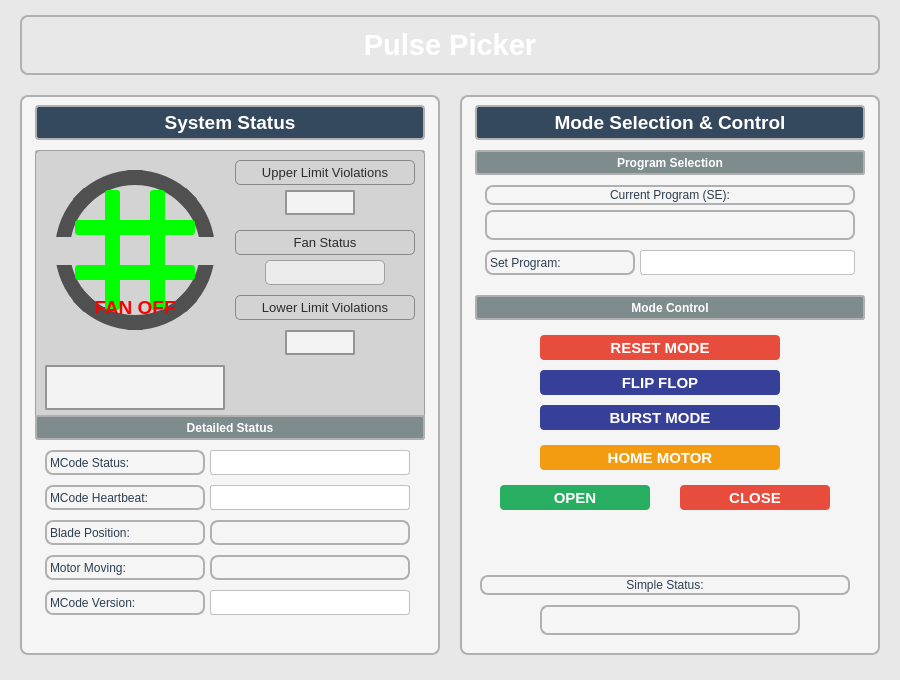
<?xml version="1.0" encoding="UTF-8"?>
<ui version="4.0">
 <class>Form</class>
 <widget class="QWidget" name="Form">
  <property name="geometry">
   <rect>
    <x>0</x>
    <y>0</y>
    <width>900</width>
    <height>680</height>
   </rect>
  </property>
  <property name="windowTitle">
   <string>Pulse Picker Control</string>
  </property>
  <property name="styleSheet">
   <string notr="true">QWidget {
    background-color: #E8E8E8;
    font-family: 'Segoe UI', Arial, sans-serif;
}

QFrame {
    background-color: #F5F5F5;
    border: 2px solid #B0B0B0;
    border-radius: 8px;
}

QLabel {
    color: #2C3E50;
    background-color: transparent;
}

QPushButton {
    background-color: #4A90E2;
    color: white;
    border: none;
    border-radius: 4px;
    padding: 6px 12px;
    font-weight: bold;
}

QPushButton:hover {
    background-color: #357ABD;
}

QPushButton:pressed {
    background-color: #2E6DA4;
}

QLineEdit, PyDMLineEdit {
    background-color: white;
    border: 1px solid #C0C0C0;
    border-radius: 3px;
    padding: 3px;
    color: #2C3E50;
}

PyDMLabel {
    background-color: white;
    border: 1px solid #C0C0C0;
    border-radius: 3px;
    padding: 3px;
    color: #2C3E50;
}</string>
  </property>
  <widget class="QLabel" name="TitleLabel">
   <property name="geometry">
    <rect>
     <x>20</x>
     <y>15</y>
     <width>860</width>
     <height>60</height>
    </rect>
   </property>
   <property name="styleSheet">
    <string notr="true">QLabel {
    background: qlineargradient(x1:0, y1:0, x2:1, y2:0,
                                stop:0 #2C3E50, stop:1 #34495E);
    color: white;
    border-radius: 8px;
    font-size: 22pt;
    font-weight: bold;
    padding: 10px;
}</string>
   </property>
   <property name="text">
    <string>Pulse Picker</string>
   </property>
   <property name="alignment">
    <set>Qt::AlignCenter</set>
   </property>
  </widget>
  <widget class="QFrame" name="StatusFrame">
   <property name="geometry">
    <rect>
     <x>20</x>
     <y>95</y>
     <width>420</width>
     <height>560</height>
    </rect>
   </property>
   <property name="frameShape">
    <enum>QFrame::StyledPanel</enum>
   </property>
   <property name="frameShadow">
    <enum>QFrame::Raised</enum>
   </property>
   <widget class="QLabel" name="StatusLabel">
    <property name="geometry">
     <rect>
      <x>15</x>
      <y>10</y>
      <width>390</width>
      <height>35</height>
     </rect>
    </property>
    <property name="styleSheet">
     <string notr="true">QLabel {
    background-color: #34495E;
    color: white;
    border-radius: 4px;
    font-size: 14pt;
    font-weight: bold;
    padding: 5px;
}</string>
    </property>
    <property name="text">
     <string>System Status</string>
    </property>
    <property name="alignment">
     <set>Qt::AlignCenter</set>
    </property>
   </widget>
   <widget class="QLabel" name="LimitStatusGroupLabel">
    <property name="geometry">
     <rect>
      <x>15</x>
      <y>55</y>
      <width>390</width>
      <height>25</height>
     </rect>
    </property>
    <property name="styleSheet">
     <string notr="true">background-color: #7F8C8D; color: white; font-weight: bold; padding: 3px; border-radius: 3px;</string>
    </property>
    <property name="text">
     <string>Limit Status</string>
    </property>
    <property name="alignment">
     <set>Qt::AlignCenter</set>
    </property>
   </widget>
   <widget class="QFrame" name="VisualStatusFrame">
    <property name="geometry">
     <rect>
      <x>15</x>
      <y>55</y>
      <width>390</width>
      <height>270</height>
     </rect>
    </property>
    <property name="styleSheet">
     <string notr="true">background-color: #D3D3D3; border: 1px solid #A0A0A0; border-radius: 5px;</string>
    </property>
    <widget class="QFrame" name="FanVisualizationFrame">
     <property name="geometry">
      <rect>
       <x>10</x>
       <y>10</y>
       <width>180</width>
       <height>180</height>
      </rect>
     </property>
     <property name="styleSheet">
      <string notr="true">background-color: transparent; border: none;</string>
     </property>
     <widget class="QLabel" name="FanCircle">
      <property name="geometry">
       <rect>
        <x>10</x>
        <y>10</y>
        <width>160</width>
        <height>160</height>
       </rect>
      </property>
      <property name="styleSheet">
       <string notr="true">background-color: transparent; border: 15px solid #505050; border-radius: 80px;</string>
      </property>
      <property name="text">
       <string/>
      </property>
     </widget>
     <widget class="QLabel" name="HorizontalBar1">
      <property name="geometry">
       <rect>
        <x>30</x>
        <y>60</y>
        <width>120</width>
        <height>15</height>
       </rect>
      </property>
      <property name="styleSheet">
       <string notr="true">background-color: #00FF00; border-radius: 3px;</string>
      </property>
      <property name="text">
       <string/>
      </property>
     </widget>
     <widget class="QLabel" name="HorizontalBar2">
      <property name="geometry">
       <rect>
        <x>30</x>
        <y>105</y>
        <width>120</width>
        <height>15</height>
       </rect>
      </property>
      <property name="styleSheet">
       <string notr="true">background-color: #00FF00; border-radius: 3px;</string>
      </property>
      <property name="text">
       <string/>
      </property>
     </widget>
     <widget class="QLabel" name="VerticalBar1">
      <property name="geometry">
       <rect>
        <x>60</x>
        <y>30</y>
        <width>15</width>
        <height>120</height>
       </rect>
      </property>
      <property name="visible">
       <bool>false</bool>
      </property>
      <property name="styleSheet">
       <string notr="true">background-color: #00FF00; border-radius: 3px;</string>
      </property>
      <property name="text">
       <string/>
      </property>
     </widget>
     <widget class="QLabel" name="VerticalBar2">
      <property name="geometry">
       <rect>
        <x>105</x>
        <y>30</y>
        <width>15</width>
        <height>120</height>
       </rect>
      </property>
      <property name="visible">
       <bool>false</bool>
      </property>
      <property name="styleSheet">
       <string notr="true">background-color: #00FF00; border-radius: 3px;</string>
      </property>
      <property name="text">
       <string/>
      </property>
     </widget>
     <widget class="QLabel" name="FanOffText">
      <property name="geometry">
       <rect>
        <x>30</x>
        <y>135</y>
        <width>120</width>
        <height>25</height>
       </rect>
      </property>
      <property name="visible">
       <bool>false</bool>
      </property>
      <property name="styleSheet">
       <string notr="true">background-color: transparent; font-size: 14pt; font-weight: bold; color: #FF0000;</string>
      </property>
      <property name="text">
       <string>FAN OFF</string>
      </property>
      <property name="alignment">
       <set>Qt::AlignCenter</set>
      </property>
     </widget>
     <widget class="PyDMLabel" name="FanStatusControl">
      <property name="geometry">
       <rect>
        <x>0</x>
        <y>0</y>
        <width>1</width>
        <height>1</height>
       </rect>
      </property>
      <property name="visible">
       <bool>false</bool>
      </property>
      <property name="channel" stdset="0">
       <string>ca://XCS:SB2:MMS:09:I4_L</string>
      </property>
      <property name="rules" stdset="0">
       <string>[
  {
    &quot;name&quot;: &quot;HorizontalBar1Visibility&quot;,
    &quot;property&quot;: &quot;Enable&quot;,
    &quot;expression&quot;: &quot;ch[0] == 1&quot;,
    &quot;channels&quot;: [{&quot;channel&quot;: &quot;ca://XCS:SB2:MMS:09:I4_L&quot;, &quot;trigger&quot;: true}],
    &quot;targets&quot;: {
      &quot;HorizontalBar1.Visible&quot;: &quot;True&quot;,
      &quot;HorizontalBar2.Visible&quot;: &quot;True&quot;,
      &quot;FanOnText.Visible&quot;: &quot;True&quot;,
      &quot;VerticalBar1.Visible&quot;: &quot;False&quot;,
      &quot;VerticalBar2.Visible&quot;: &quot;False&quot;,
      &quot;FanOffText.Visible&quot;: &quot;False&quot;
    }
  },
  {
    &quot;name&quot;: &quot;VerticalBar1Visibility&quot;,
    &quot;property&quot;: &quot;Enable&quot;,
    &quot;expression&quot;: &quot;ch[0] == 0&quot;,
    &quot;channels&quot;: [{&quot;channel&quot;: &quot;ca://XCS:SB2:MMS:09:I4_L&quot;, &quot;trigger&quot;: true}],
    &quot;targets&quot;: {
      &quot;HorizontalBar1.Visible&quot;: &quot;False&quot;,
      &quot;HorizontalBar2.Visible&quot;: &quot;False&quot;,
      &quot;FanOnText.Visible&quot;: &quot;False&quot;,
      &quot;VerticalBar1.Visible&quot;: &quot;True&quot;,
      &quot;VerticalBar2.Visible&quot;: &quot;True&quot;,
      &quot;FanOffText.Visible&quot;: &quot;True&quot;
    }
  }
]</string>
      </property>
     </widget>
     <widget class="QLabel" name="HorizontalBar1_2">
      <property name="geometry">
       <rect>
        <x>145</x>
        <y>77</y>
        <width>31</width>
        <height>28</height>
       </rect>
      </property>
      <property name="styleSheet">
       <string notr="true">background-color: #D3D3D3;</string>
      </property>
      <property name="text">
       <string/>
      </property>
     </widget>
     <widget class="QLabel" name="HorizontalBar1_3">
      <property name="geometry">
       <rect>
        <x>3</x>
        <y>77</y>
        <width>31</width>
        <height>28</height>
       </rect>
      </property>
      <property name="styleSheet">
       <string notr="true">background-color: #D3D3D3;</string>
      </property>
      <property name="text">
       <string/>
      </property>
     </widget>
    </widget>
    <widget class="QLabel" name="UpperLimitTextLabel">
     <property name="geometry">
      <rect>
       <x>200</x>
       <y>10</y>
       <width>180</width>
       <height>25</height>
      </rect>
     </property>
     <property name="styleSheet">
      <string notr="true">font-size: 10pt;
border-color: rgb(136, 136, 136);
color: rgb(44, 44, 44);</string>
     </property>
     <property name="text">
      <string>Upper Limit Violations</string>
     </property>
     <property name="alignment">
      <set>Qt::AlignCenter</set>
     </property>
    </widget>
    <widget class="PyDMLabel" name="UpperLimit">
     <property name="geometry">
      <rect>
       <x>250</x>
       <y>40</y>
       <width>70</width>
       <height>25</height>
      </rect>
     </property>
     <property name="font">
      <font>
       <family>Segoe UI</family>
       <pointsize>12</pointsize>
      </font>
     </property>
     <property name="styleSheet">
      <string notr="true">font-size: 12pt;  border: 2px solid #606060; border-radius: 2px; padding: 5px;
border-color: rgb(148, 148, 148);
color: rgb(26, 26, 26);
background-color: rgb(243, 243, 243);</string>
     </property>
     <property name="alignment">
      <set>Qt::AlignCenter</set>
     </property>
     <property name="channel" stdset="0">
      <string>ca://XCS:SB2:MMS:09:UD</string>
     </property>
     <property name="precision" stdset="0">
      <number>0</number>
     </property>
     <property name="showUnits" stdset="0">
      <bool>false</bool>
     </property>
    </widget>
    <widget class="QLabel" name="FanStatusTextLabel">
     <property name="geometry">
      <rect>
       <x>200</x>
       <y>80</y>
       <width>180</width>
       <height>25</height>
      </rect>
     </property>
     <property name="styleSheet">
      <string notr="true">font-size: 10pt;
border-color: rgb(136, 136, 136);
color: rgb(44, 44, 44);</string>
     </property>
     <property name="text">
      <string>Fan Status</string>
     </property>
     <property name="alignment">
      <set>Qt::AlignCenter</set>
     </property>
    </widget>
    <widget class="QLabel" name="LowerLimitTextLabel">
     <property name="geometry">
      <rect>
       <x>200</x>
       <y>145</y>
       <width>180</width>
       <height>25</height>
      </rect>
     </property>
     <property name="styleSheet">
      <string notr="true">font-size: 10pt;
border-color: rgb(136, 136, 136);
color: rgb(44, 44, 44);</string>
     </property>
     <property name="text">
      <string>Lower Limit Violations</string>
     </property>
     <property name="alignment">
      <set>Qt::AlignCenter</set>
     </property>
    </widget>
    <widget class="PyDMLabel" name="LowerLimit">
     <property name="geometry">
      <rect>
       <x>250</x>
       <y>180</y>
       <width>70</width>
       <height>25</height>
      </rect>
     </property>
     <property name="font">
      <font>
       <family>Segoe UI</family>
       <pointsize>12</pointsize>
      </font>
     </property>
     <property name="styleSheet">
      <string notr="true">font-size: 12pt;  border: 2px solid #606060; border-radius: 2px; padding: 5px;
border-color: rgb(148, 148, 148);
color: rgb(26, 26, 26);
background-color: rgb(243, 243, 243);</string>
     </property>
     <property name="alignment">
      <set>Qt::AlignCenter</set>
     </property>
     <property name="channel" stdset="0">
      <string>ca://XCS:SB2:MMS:09:LD</string>
     </property>
     <property name="precision" stdset="0">
      <number>0</number>
     </property>
     <property name="showUnits" stdset="0">
      <bool>false</bool>
     </property>
    </widget>
    <widget class="PyDMLabel" name="StatusDisplayLarge">
     <property name="geometry">
      <rect>
       <x>10</x>
       <y>215</y>
       <width>180</width>
       <height>45</height>
      </rect>
     </property>
     <property name="styleSheet">
      <string notr="true">font-size: 12pt;  border: 2px solid #606060; border-radius: 2px; padding: 5px;
border-color: rgb(148, 148, 148);
color: rgb(26, 26, 26);
background-color: rgb(243, 243, 243);</string>
     </property>
     <property name="alignment">
      <set>Qt::AlignCenter</set>
     </property>
     <property name="channel" stdset="0">
      <string>ca://XCS:SB2:MMS:09:SD_SIMPLE</string>
     </property>
     <property name="precision" stdset="0">
      <number>0</number>
     </property>
     <property name="showUnits" stdset="0">
      <bool>false</bool>
     </property>
    </widget>
    <widget class="QLabel" name="FanOnText">
     <property name="geometry">
      <rect>
       <x>230</x>
       <y>110</y>
       <width>120</width>
       <height>25</height>
      </rect>
     </property>
     <property name="styleSheet">
      <string notr="true">
font-size: 14pt; font-weight: bold; 
background-color: rgb(235, 235, 235);
color: rgb(43, 43, 43);</string>
     </property>
     <property name="text">
      <string/>
     </property>
     <property name="alignment">
      <set>Qt::AlignCenter</set>
     </property>
    </widget>
   </widget>
   <widget class="QLabel" name="DetailedStatusGroupLabel">
    <property name="geometry">
     <rect>
      <x>15</x>
      <y>320</y>
      <width>390</width>
      <height>25</height>
     </rect>
    </property>
    <property name="styleSheet">
     <string notr="true">background-color: #7F8C8D; color: white; font-weight: bold; padding: 3px; border-radius: 3px;</string>
    </property>
    <property name="text">
     <string>Detailed Status</string>
    </property>
    <property name="alignment">
     <set>Qt::AlignCenter</set>
    </property>
   </widget>
   <widget class="QLabel" name="MCodeStatusLabel">
    <property name="geometry">
     <rect>
      <x>25</x>
      <y>355</y>
      <width>160</width>
      <height>25</height>
     </rect>
    </property>
    <property name="text">
     <string>MCode Status:</string>
    </property>
   </widget>
   <widget class="PyDMLineEdit" name="MCodeStatusRB">
    <property name="geometry">
     <rect>
      <x>190</x>
      <y>355</y>
      <width>200</width>
      <height>25</height>
     </rect>
    </property>
    <property name="alignment">
     <set>Qt::AlignCenter</set>
    </property>
    <property name="readOnly">
     <bool>true</bool>
    </property>
    <property name="channel" stdset="0">
     <string>ca://XCS:SB2:MMS:09:SD</string>
    </property>
   </widget>
   <widget class="QLabel" name="MCodeHBLabel">
    <property name="geometry">
     <rect>
      <x>25</x>
      <y>390</y>
      <width>160</width>
      <height>25</height>
     </rect>
    </property>
    <property name="text">
     <string>MCode Heartbeat:</string>
    </property>
   </widget>
   <widget class="PyDMLineEdit" name="MCodeHBRB">
    <property name="geometry">
     <rect>
      <x>190</x>
      <y>390</y>
      <width>200</width>
      <height>25</height>
     </rect>
    </property>
    <property name="alignment">
     <set>Qt::AlignCenter</set>
    </property>
    <property name="readOnly">
     <bool>true</bool>
    </property>
    <property name="channel" stdset="0">
     <string>ca://XCS:SB2:MMS:09:HB</string>
    </property>
   </widget>
   <widget class="QLabel" name="BladePosLabel">
    <property name="geometry">
     <rect>
      <x>25</x>
      <y>425</y>
      <width>160</width>
      <height>25</height>
     </rect>
    </property>
    <property name="text">
     <string>Blade Position:</string>
    </property>
   </widget>
   <widget class="PyDMLabel" name="BladePosLabelRB">
    <property name="geometry">
     <rect>
      <x>190</x>
      <y>425</y>
      <width>200</width>
      <height>25</height>
     </rect>
    </property>
    <property name="alignment">
     <set>Qt::AlignCenter</set>
    </property>
    <property name="channel" stdset="0">
     <string>ca://XCS:SB2:MMS:09:READ_DF</string>
    </property>
   </widget>
   <widget class="QLabel" name="MotorMovLabel">
    <property name="geometry">
     <rect>
      <x>25</x>
      <y>460</y>
      <width>160</width>
      <height>25</height>
     </rect>
    </property>
    <property name="text">
     <string>Motor Moving:</string>
    </property>
   </widget>
   <widget class="PyDMLabel" name="MotorMvRB">
    <property name="geometry">
     <rect>
      <x>190</x>
      <y>460</y>
      <width>200</width>
      <height>25</height>
     </rect>
    </property>
    <property name="alignment">
     <set>Qt::AlignCenter</set>
    </property>
    <property name="channel" stdset="0">
     <string>ca://XCS:SB2:MMS:09:MV</string>
    </property>
   </widget>
   <widget class="QLabel" name="PPMCodeVerLabel">
    <property name="geometry">
     <rect>
      <x>25</x>
      <y>495</y>
      <width>160</width>
      <height>25</height>
     </rect>
    </property>
    <property name="text">
     <string>MCode Version:</string>
    </property>
   </widget>
   <widget class="PyDMLineEdit" name="PPMCodeVerRB">
    <property name="geometry">
     <rect>
      <x>190</x>
      <y>495</y>
      <width>200</width>
      <height>25</height>
     </rect>
    </property>
    <property name="alignment">
     <set>Qt::AlignCenter</set>
    </property>
    <property name="readOnly">
     <bool>true</bool>
    </property>
    <property name="channel" stdset="0">
     <string>ca://XCS:SB2:MMS:09:NS</string>
    </property>
   </widget>
  </widget>
  <widget class="QFrame" name="ModeSelectFrame">
   <property name="geometry">
    <rect>
     <x>460</x>
     <y>95</y>
     <width>420</width>
     <height>560</height>
    </rect>
   </property>
   <property name="frameShape">
    <enum>QFrame::StyledPanel</enum>
   </property>
   <property name="frameShadow">
    <enum>QFrame::Raised</enum>
   </property>
   <widget class="QLabel" name="ModeSelectLabel">
    <property name="geometry">
     <rect>
      <x>15</x>
      <y>10</y>
      <width>390</width>
      <height>35</height>
     </rect>
    </property>
    <property name="styleSheet">
     <string notr="true">QLabel {
    background-color: #34495E;
    color: white;
    border-radius: 4px;
    font-size: 14pt;
    font-weight: bold;
    padding: 5px;
}</string>
    </property>
    <property name="text">
     <string>Mode Selection &amp; Control</string>
    </property>
    <property name="alignment">
     <set>Qt::AlignCenter</set>
    </property>
   </widget>
   <widget class="QLabel" name="ProgramSelectGroupLabel">
    <property name="geometry">
     <rect>
      <x>15</x>
      <y>55</y>
      <width>390</width>
      <height>25</height>
     </rect>
    </property>
    <property name="styleSheet">
     <string notr="true">background-color: #7F8C8D; color: white; font-weight: bold; padding: 3px; border-radius: 3px;</string>
    </property>
    <property name="text">
     <string>Program Selection</string>
    </property>
    <property name="alignment">
     <set>Qt::AlignCenter</set>
    </property>
   </widget>
   <widget class="QLabel" name="ProgramSelLabel">
    <property name="geometry">
     <rect>
      <x>25</x>
      <y>90</y>
      <width>370</width>
      <height>20</height>
     </rect>
    </property>
    <property name="text">
     <string>Current Program (SE):</string>
    </property>
    <property name="alignment">
     <set>Qt::AlignCenter</set>
    </property>
   </widget>
   <widget class="PyDMLabel" name="ProgramSelRB">
    <property name="geometry">
     <rect>
      <x>25</x>
      <y>115</y>
      <width>370</width>
      <height>30</height>
     </rect>
    </property>
    <property name="styleSheet">
     <string notr="true">font-size: 11pt; font-weight: bold;</string>
    </property>
    <property name="alignment">
     <set>Qt::AlignCenter</set>
    </property>
    <property name="channel" stdset="0">
     <string>ca://XCS:SB2:MMS:09:SE</string>
    </property>
   </widget>
   <widget class="QLabel" name="ProgramSelInputLabel">
    <property name="geometry">
     <rect>
      <x>25</x>
      <y>155</y>
      <width>150</width>
      <height>25</height>
     </rect>
    </property>
    <property name="text">
     <string>Set Program:</string>
    </property>
   </widget>
   <widget class="PyDMLineEdit" name="ProgramSelInput">
    <property name="geometry">
     <rect>
      <x>180</x>
      <y>155</y>
      <width>215</width>
      <height>25</height>
     </rect>
    </property>
    <property name="alignment">
     <set>Qt::AlignCenter</set>
    </property>
    <property name="channel" stdset="0">
     <string>ca://XCS:SB2:MMS:09:SET_SE</string>
    </property>
   </widget>
   <widget class="QLabel" name="ModeControlGroupLabel">
    <property name="geometry">
     <rect>
      <x>15</x>
      <y>200</y>
      <width>390</width>
      <height>25</height>
     </rect>
    </property>
    <property name="styleSheet">
     <string notr="true">background-color: #7F8C8D; color: white; font-weight: bold; padding: 3px; border-radius: 3px;</string>
    </property>
    <property name="text">
     <string>Mode Control</string>
    </property>
    <property name="alignment">
     <set>Qt::AlignCenter</set>
    </property>
   </widget>
   <widget class="PyDMPushButton" name="ResetMode">
    <property name="geometry">
     <rect>
      <x>80</x>
      <y>240</y>
      <width>240</width>
      <height>25</height>
     </rect>
    </property>
    <property name="styleSheet">
     <string notr="true">QPushButton {
    background-color: #E74C3C;
    font-size: 11pt;
}
QPushButton:hover {
    background-color: #C0392B;
}
QPushButton:pressed {
    background-color: #A93226;
}</string>
    </property>
    <property name="text">
     <string>RESET MODE</string>
    </property>
    <property name="pressValue" stdset="0">
     <string>0</string>
    </property>
    <property name="channel" stdset="0">
     <string>ca://XCS:SB2:MMS:09:RESET_PG</string>
    </property>
   </widget>
   <widget class="PyDMPushButton" name="FlipFlop">
    <property name="geometry">
     <rect>
      <x>80</x>
      <y>275</y>
      <width>240</width>
      <height>25</height>
     </rect>
    </property>
    <property name="styleSheet">
     <string notr="true">QPushButton {
    
	
	background-color: rgb(54, 64, 153);
    font-size: 11pt;
}
QPushButton:hover {
    background-color: #2980B9;
}
QPushButton:pressed {
    background-color: #21618C;
}</string>
    </property>
    <property name="text">
     <string>FLIP FLOP</string>
    </property>
    <property name="pressValue" stdset="0">
     <string>1</string>
    </property>
    <property name="channel" stdset="0">
     <string>ca://XCS:SB2:MMS:09:RUN_FLIPFLOP</string>
    </property>
   </widget>
   <widget class="PyDMPushButton" name="BurstModeButton">
    <property name="geometry">
     <rect>
      <x>80</x>
      <y>310</y>
      <width>240</width>
      <height>25</height>
     </rect>
    </property>
    <property name="styleSheet">
     <string notr="true">QPushButton {
    background-color: rgb(54, 64, 153);
    font-size: 11pt;
}
QPushButton:hover {
    background-color: #8E44AD;
}
QPushButton:pressed {
    background-color: #7D3C98;
}</string>
    </property>
    <property name="text">
     <string>BURST MODE</string>
    </property>
    <property name="pressValue" stdset="0">
     <string>1</string>
    </property>
    <property name="channel" stdset="0">
     <string>ca://XCS:SB2:MMS:09:RUN_BURSTMODE</string>
    </property>
   </widget>
   <widget class="PyDMPushButton" name="HomeButton">
    <property name="geometry">
     <rect>
      <x>80</x>
      <y>350</y>
      <width>240</width>
      <height>25</height>
     </rect>
    </property>
    <property name="styleSheet">
     <string notr="true">QPushButton {
    background-color: #F39C12;
    font-size: 11pt;
}
QPushButton:hover {
    background-color: #E67E22;
}
QPushButton:pressed {
    background-color: #D68910;
}</string>
    </property>
    <property name="text">
     <string>HOME MOTOR</string>
    </property>
    <property name="pressValue" stdset="0">
     <string>1</string>
    </property>
    <property name="channel" stdset="0">
     <string>ca://XCS:SB2:MMS:09:HOME:MOTOR</string>
    </property>
   </widget>
   <widget class="PyDMPushButton" name="OpenButton">
    <property name="geometry">
     <rect>
      <x>40</x>
      <y>390</y>
      <width>150</width>
      <height>25</height>
     </rect>
    </property>
    <property name="styleSheet">
     <string notr="true">QPushButton {
    background-color: #27AE60;
    font-size: 11pt;
}
QPushButton:hover {
    background-color: #229954;
}
QPushButton:pressed {
    background-color: #1E8449;
}</string>
    </property>
    <property name="text">
     <string>OPEN</string>
    </property>
    <property name="pressValue" stdset="0">
     <string>1</string>
    </property>
    <property name="channel" stdset="0">
     <string>ca://XCS:SB2:MMS:09:S_OPEN</string>
    </property>
   </widget>
   <widget class="PyDMPushButton" name="CloseButton">
    <property name="geometry">
     <rect>
      <x>220</x>
      <y>390</y>
      <width>150</width>
      <height>25</height>
     </rect>
    </property>
    <property name="styleSheet">
     <string notr="true">QPushButton {
    background-color: #E74C3C;
    font-size: 11pt;
}
QPushButton:hover {
    background-color: #C0392B;
}
QPushButton:pressed {
    background-color: #A93226;
}</string>
    </property>
    <property name="text">
     <string>CLOSE</string>
    </property>
    <property name="pressValue" stdset="0">
     <string>1</string>
    </property>
    <property name="channel" stdset="0">
     <string>ca://XCS:SB2:MMS:09:S_CLOSE</string>
    </property>
   </widget>
   <widget class="QLabel" name="SimpleStatusLabel">
    <property name="geometry">
     <rect>
      <x>20</x>
      <y>480</y>
      <width>370</width>
      <height>20</height>
     </rect>
    </property>
    <property name="text">
     <string>Simple Status:</string>
    </property>
    <property name="alignment">
     <set>Qt::AlignCenter</set>
    </property>
   </widget>
   <widget class="PyDMLabel" name="SDRB">
    <property name="geometry">
     <rect>
      <x>80</x>
      <y>510</y>
      <width>260</width>
      <height>30</height>
     </rect>
    </property>
    <property name="styleSheet">
     <string notr="true">font-size: 11pt; font-weight: bold;</string>
    </property>
    <property name="alignment">
     <set>Qt::AlignCenter</set>
    </property>
    <property name="channel" stdset="0">
     <string>ca://XCS:SB2:MMS:09:SD_SIMPLE</string>
    </property>
    <property name="precision" stdset="0">
     <number>0</number>
    </property>
    <property name="showUnits" stdset="0">
     <bool>false</bool>
    </property>
    <property name="precisionFromPV" stdset="0">
     <bool>true</bool>
    </property>
    <property name="alarmSensitiveContent" stdset="0">
     <bool>false</bool>
    </property>
    <property name="alarmSensitiveBorder" stdset="0">
     <bool>true</bool>
    </property>
   </widget>
  </widget>
 </widget>
 <customwidgets>
  <customwidget>
   <class>PyDMLineEdit</class>
   <extends>QLineEdit</extends>
   <header>pydm.widgets.line_edit</header>
  </customwidget>
  <customwidget>
   <class>PyDMPushButton</class>
   <extends>QPushButton</extends>
   <header>pydm.widgets.pushbutton</header>
  </customwidget>
  <customwidget>
   <class>PyDMLabel</class>
   <extends>QLabel</extends>
   <header>pydm.widgets.label</header>
  </customwidget>
 </customwidgets>
 <resources/>
 <connections/>
</ui>
